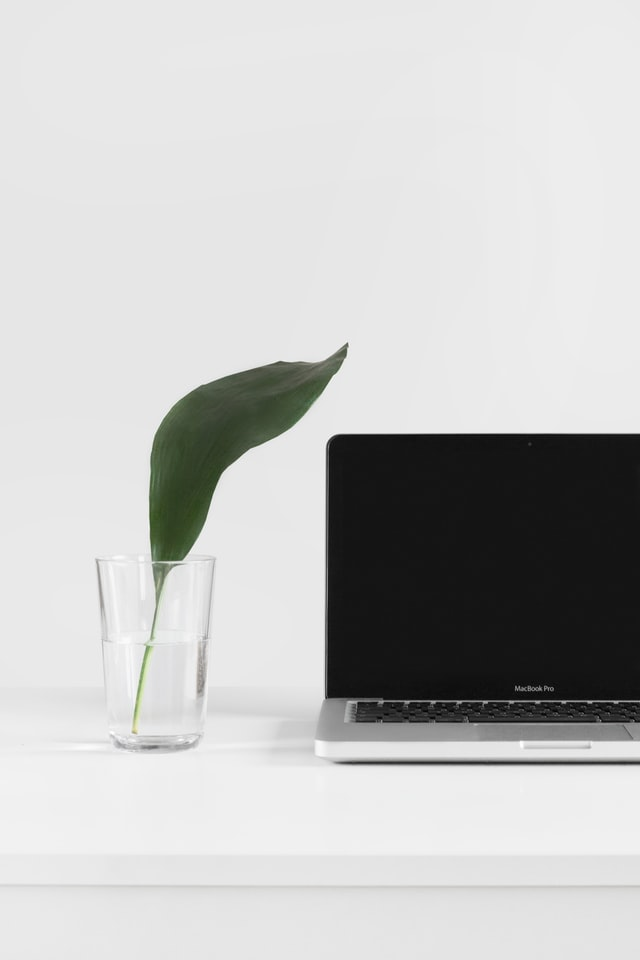
#> input picture source.jpg, 640 x 960 px, found by its file name
$ python testswap.py
#> lines starting #> are read from the running program, lines starting #| are printed output that depends on the picture
from PIL import Image

__author__ = "Sethuraman Ramanathan"
__version__ = "1.0.0"
__maintainer__ = "Sethuraman Ramanathan"
__email__ = "iramshiv@gmail.com"
__status__ = "r&d"
__image_reference__ = 'https://unsplash.com/photos/QeVmJxZOv3k?utm_source=unsplash&utm_medium=referral&utm_content' \
                      '=creditShareLink '

src_img = Image.open("./images/source.jpg")  # input image
#> src_img is the input picture: PIL image 640x960 RGB; mean R, G, B 194.9, 195.3, 194.5

img_width = src_img.size[0]
#> img_width = 640
img_height = src_img.size[1]
#> img_height = 960

for x in range(0, img_width):  # process all pixels

    for y in range(0, img_height):

        data = src_img.getpixel((x, y))

        # logic for target and result colors swap
        if 21 in data:
            src_img.putpixel((x, y), 255)
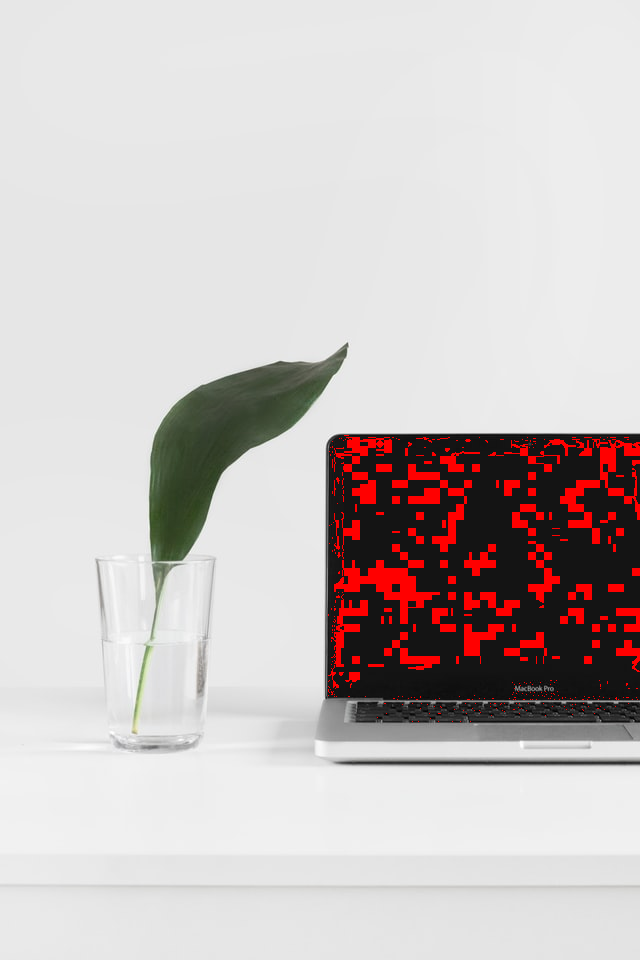
#> src_img: PIL image 640x960 RGB; mean R, G, B 201.9, 194.7, 193.9

src_img.save('./images/resulted.jpg')  # result image
